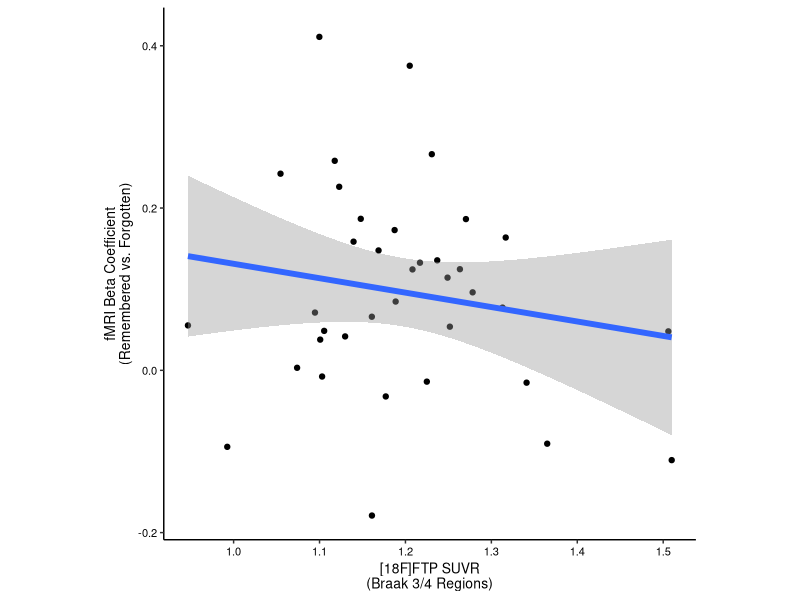
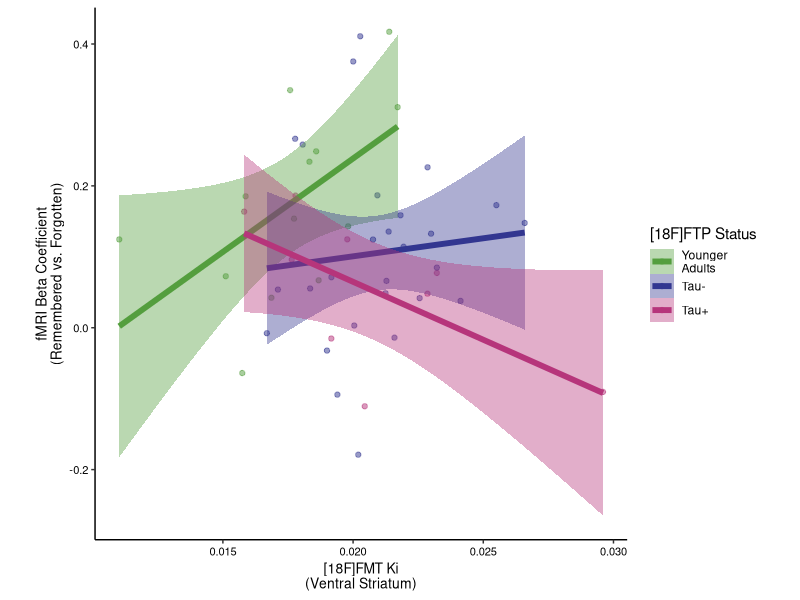
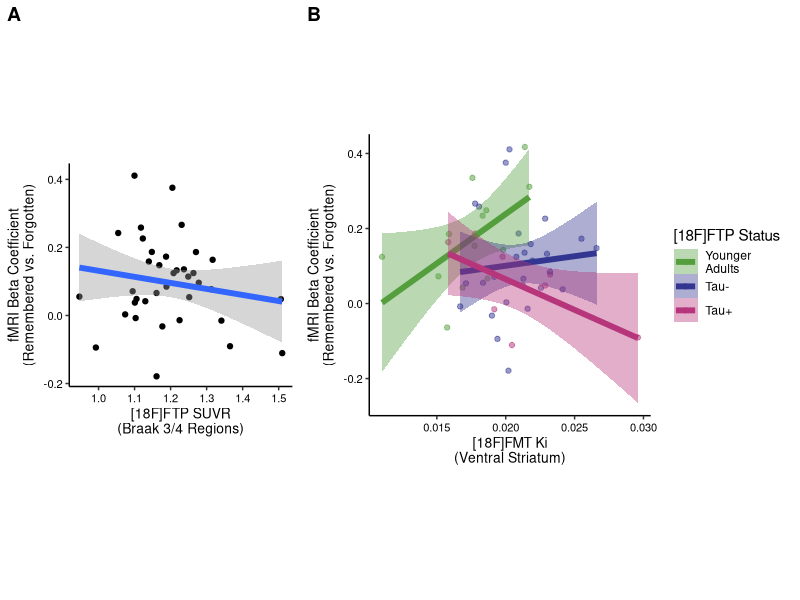
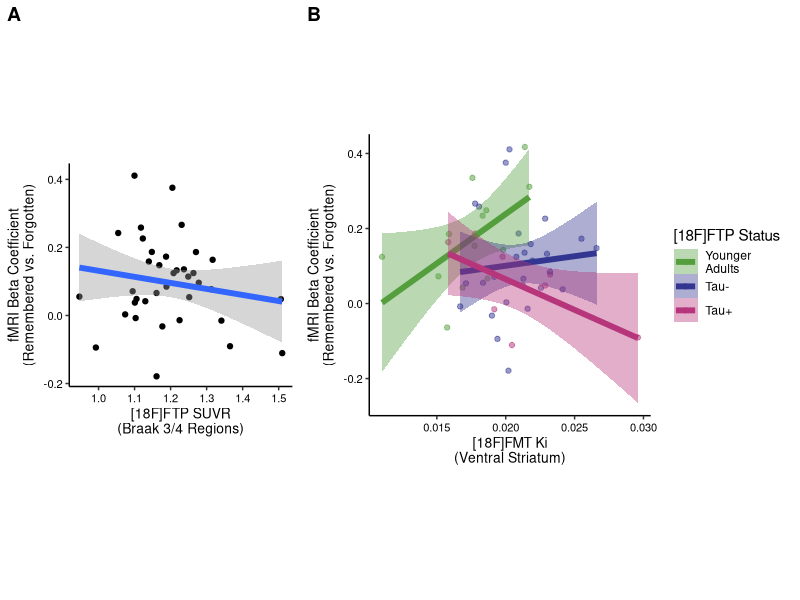

Write the R code that produced these figures, in order.
## ---- chunk 1
knitr::opts_chunk$set(echo = TRUE)

# Load Libraries
library(tidyverse) # v2.0.0
library(ggpubr) # v0.6.0
library(lme4) # v1.1.32
library(lmerTest) # v3.1.3
library(rstatix) # v0.7.2

# Set colorscales
jack_status_cscale <- scale_color_manual(values = c("#549e3e", "#323690", "#B6357B"))
jack_status_fscale <- scale_fill_manual(values = c("#549e3e", "#323690", "#B6357B"))

df <- read_csv('data_sup_fig07.csv')
df$tau_status <- factor(df$tau_status, levels = c('Younger\nAdults', 'Tau-', 'Tau+'))
## ---- chunk 2
figA <- df %>%
  ggplot(aes(x = ftp_braak34_suvr, y = bold)) +
  geom_point() +
  geom_smooth(method = 'lm', limit = 0.9, linewidth = 2) +
  theme_classic() +
  xlab(bquote('[18F]FTP SUVR\n(Braak 3/4 Regions)')) +
  ylab('fMRI Beta Coefficient\n(Remembered vs. Forgotten)') +
  theme(panel.background = element_blank(),
      axis.line = element_line(color = 'black'),
      legend.position = 'none', 
      axis.text.x = element_text(color = 'black', size = 8),
      axis.text.y = element_text(color = 'black', size = 8),
      axis.title.x = element_text(color = 'black', size = 10),
      axis.title.y = element_text(color = 'black', size = 10),
      legend.title = element_blank(),
      aspect.ratio = 1)

figA
## ---- chunk 3
# Stats for Panel A
# Just older adults, simple model
lm1 <- lm(bold ~ ftp_braak34_suvr + age + sex + yrs_edu, 
          data = df %>% filter(!is.na(ftp_braak34_suvr)))
print('==========================================================================')
summary(lm1)
print('==========================================================================')

lm2 <- lm(bold ~ ftp_braak34_suvr*biomarker_group + age + sex + yrs_edu, 
          data = df %>% filter(!is.na(ftp_braak34_suvr)))
print('==========================================================================')
summary(lm2)
print('==========================================================================')
## ---- chunk 4
# Panel B
figB <- df %>% filter(! is.na(tau_status)) %>%
  ggplot(aes(x = fmt_ki_vst, y = bold, group = tau_status, 
             color = tau_status, fill=tau_status)) +
  geom_point(alpha = 0.5) +
  geom_smooth(method = 'lm', limit = 0.9, linewidth = 2) +
  scale_fill_manual('[18F]FTP Status', values = c("#549e3e", "#323690", "#B6357B")) +
  scale_color_manual('[18F]FTP Status', values = c("#549e3e", "#323690", "#B6357B")) +
  theme_classic() +
  xlab(bquote('[18F]FMT Ki\n(Ventral Striatum)')) +
  ylab('fMRI Beta Coefficient\n(Remembered vs. Forgotten)') +
  theme(panel.background = element_blank(),
      axis.line = element_line(color = 'black'),
      #legend.position = 'none', 
      axis.text.x = element_text(color = 'black', size = 8),
      axis.text.y = element_text(color = 'black', size = 8),
      axis.title.x = element_text(color = 'black', size = 10),
      axis.title.y = element_text(color = 'black', size = 10),
      aspect.ratio = 1)

figB
## ---- chunk 5
lm3 <- lm(bold ~ ftp_braak34_suvr*fmt_ki_vst + age + sex + yrs_edu, 
          data = df %>% filter(!is.na(ftp_braak34_suvr)))
print('==========================================================================')
summary(lm3)
print('==========================================================================')
## ---- chunk 6
lm4 <- lm(bold ~ ftp_braak34_suvr*fmt_ki_vst + learning_total + age + sex + yrs_edu, 
          data = df %>% filter(!is.na(ftp_braak34_suvr)))
print('==========================================================================')
summary(lm4)
print('==========================================================================')
## ---- chunk 7
fmri_mem <- ggarrange(figA, figB, 
          ncol = 2, 
          labels = c('A', 'B'),
          widths = c(0.6, 1))

ggsave(fmri_mem, filename = 'sup_fig07.pdf', width = 6, height = 3, units = 'in')
fmri_mem
